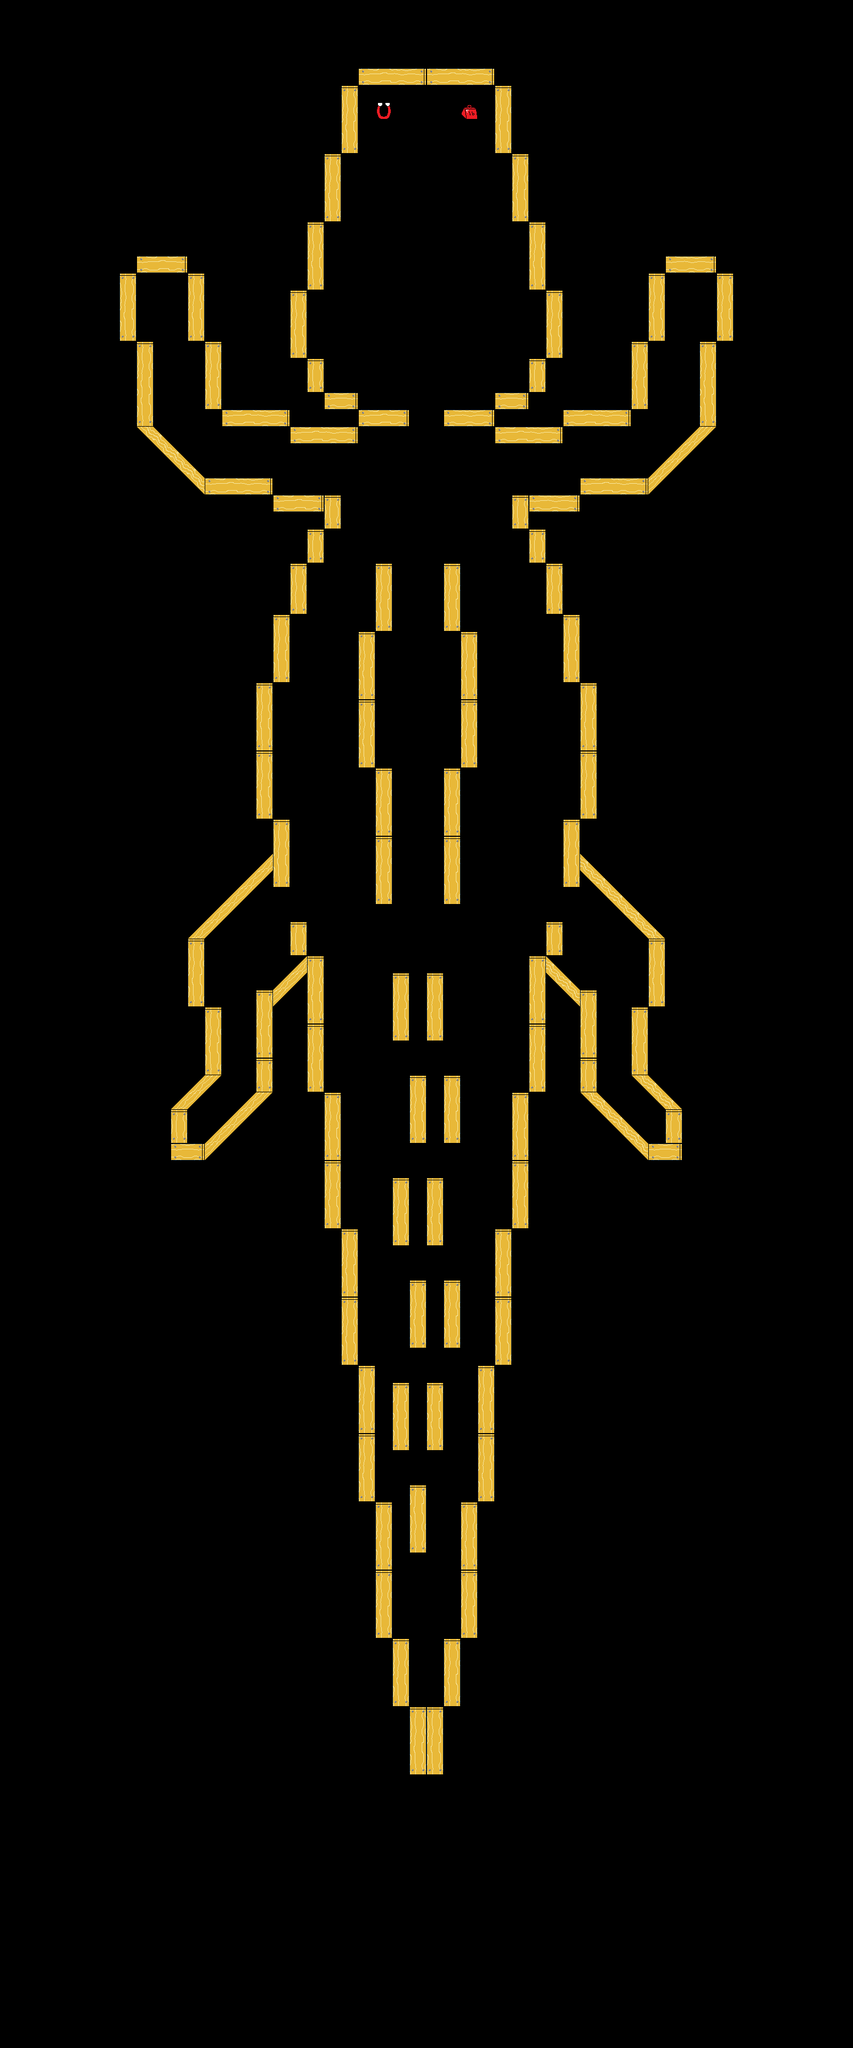

This game map was drawn from its Tiled (.tmx) file and the tilesets committed beside it. A one-line description and the trimmed map source follow:
An orthogonal 50x120 tile map with 32x32 px tiles, 2 tile layers (background, foreground), 3 tilesets and 75 objects (62x spikes, 11x fan, spawn, exit).

<map version="1.0" orientation="orthogonal" renderorder="right-down" width="50" height="120" tilewidth="32" tileheight="32" nextobjectid="93">
 <tileset firstgid="1" name="basic-tiles" tilewidth="32" tileheight="32" tilecount="256" columns="16">
  <image source="basic-tiles.png" width="512" height="512" />
 </tileset>
 <tileset firstgid="257" name="objects" tilewidth="64" tileheight="64" tilecount="4" columns="0">
  <tile id="1">
   <image width="32" height="64" source="fan_0.png" />
  </tile>
  <tile id="3">
   <image width="32" height="32" source="exit.png" />
  </tile>
  <tile id="4">
   <image width="32" height="32" source="spawn.png" />
  </tile>
  <tile id="5">
   <image width="64" height="7" source="door.png" />
  </tile>
 </tileset>
 <tileset firstgid="263" name="objects" tilewidth="64" tileheight="64" tilecount="4" columns="0">
  <tile id="1">
   <image width="32" height="64" source="fan_0.png" />
  </tile>
  <tile id="2">
   <image width="32" height="32" source="spawn.png" />
  </tile>
  <tile id="3">
   <image width="32" height="32" source="exit.png" />
  </tile>
  <tile id="9">
   <image width="64" height="7" source="door.png" />
  </tile>
 </tileset>
 <layer name="background" width="50" height="120">
  <data>[6000 cells, 2 non-empty, 2 distinct tile ids]</data>
 </layer>
 <layer name="foreground" width="50" height="120">
  <data>[6000 cells, 452 non-empty, 12 distinct tile ids]</data>
 </layer>
 <objectgroup name="objects">
  <object id="1" type="spikes" gid="20" x="672" y="1088" width="32" height="32" />
  <object id="2" type="spikes" gid="21" x="864" y="1088" width="32" height="32" />
  <object id="3" type="spikes" gid="20" x="672" y="1120" width="32" height="32" />
  <object id="4" type="spikes" gid="20" x="672" y="1184" width="32" height="32" />
  <object id="5" type="spikes" gid="20" x="672" y="1152" width="32" height="32" />
  <object id="6" type="spikes" gid="20" x="640" y="1216" width="32" height="32" />
  <object id="7" type="spikes" gid="21" x="864" y="1120" width="32" height="32" />
  <object id="8" type="spikes" gid="21" x="864" y="1152" width="32" height="32" />
  <object id="9" type="spikes" gid="21" x="864" y="1184" width="32" height="32" />
  <object id="10" type="spikes" gid="21" x="896" y="1216" width="32" height="32" />
  <object id="11" type="spikes" gid="21" x="896" y="1312" width="32" height="32" />
  <object id="12" type="spikes" gid="21" x="896" y="1280" width="32" height="32" />
  <object id="13" type="spikes" gid="21" x="896" y="1248" width="32" height="32" />
  <object id="14" type="spikes" gid="20" x="640" y="1248" width="32" height="32" />
  <object id="15" type="spikes" gid="20" x="640" y="1280" width="32" height="32" />
  <object id="16" type="spikes" gid="20" x="640" y="1312" width="32" height="32" />
  <object id="17" type="spikes" gid="20" x="640" y="1440" width="32" height="32" />
  <object id="18" type="spikes" gid="20" x="640" y="1408" width="32" height="32" />
  <object id="19" type="spikes" gid="20" x="640" y="1344" width="32" height="32" />
  <object id="20" type="spikes" gid="20" x="640" y="1376" width="32" height="32" />
  <object id="21" type="spikes" gid="20" x="672" y="1568" width="32" height="32" />
  <object id="22" type="spikes" gid="20" x="672" y="1536" width="32" height="32" />
  <object id="23" type="spikes" gid="20" x="672" y="1472" width="32" height="32" />
  <object id="24" type="spikes" gid="20" x="672" y="1504" width="32" height="32" />
  <object id="25" type="spikes" gid="20" x="672" y="1696" width="32" height="32" />
  <object id="26" type="spikes" gid="20" x="672" y="1664" width="32" height="32" />
  <object id="27" type="spikes" gid="20" x="672" y="1600" width="32" height="32" />
  <object id="28" type="spikes" gid="20" x="672" y="1632" width="32" height="32" />
  <object id="29" type="spikes" gid="21" x="896" y="1440" width="32" height="32" />
  <object id="30" type="spikes" gid="21" x="896" y="1408" width="32" height="32" />
  <object id="31" type="spikes" gid="21" x="896" y="1344" width="32" height="32" />
  <object id="32" type="spikes" gid="21" x="896" y="1376" width="32" height="32" />
  <object id="33" type="spikes" gid="21" x="864" y="1568" width="32" height="32" />
  <object id="34" type="spikes" gid="21" x="864" y="1536" width="32" height="32" />
  <object id="35" type="spikes" gid="21" x="864" y="1472" width="32" height="32" />
  <object id="36" type="spikes" gid="21" x="864" y="1504" width="32" height="32" />
  <object id="37" type="spikes" gid="21" x="864" y="1696" width="32" height="32" />
  <object id="38" type="spikes" gid="21" x="864" y="1664" width="32" height="32" />
  <object id="39" type="spikes" gid="21" x="864" y="1600" width="32" height="32" />
  <object id="40" type="spikes" gid="21" x="864" y="1632" width="32" height="32" />
  <object id="41" type="fan" gid="258" x="704" y="576" width="32" height="64" />
  <object id="42" type="fan" gid="2147483906" x="864" y="576" width="32" height="64" />
  <object id="43" type="fan" gid="258" x="1024" y="1984" width="32" height="64" rotation="90" />
  <object id="44" type="fan" gid="258" x="512" y="1888" width="32" height="64" rotation="90" />
  <object id="45" type="fan" gid="258" x="544" y="2176" width="32" height="64" rotation="90" />
  <object id="46" type="fan" gid="258" x="960" y="2368" width="32" height="64" rotation="90" />
  <object id="47" type="fan" gid="258" x="576" y="2528" width="32" height="64" rotation="90" />
  <object id="48" type="fan" gid="258" x="928" y="2752" width="32" height="64" rotation="90" />
  <object id="49" type="fan" gid="258" x="640" y="2944" width="32" height="64" rotation="90" />
  <object id="50" type="spikes" gid="21" x="832" y="1920" width="32" height="32" />
  <object id="51" type="spikes" gid="21" x="832" y="1888" width="32" height="32" />
  <object id="54" type="spikes" gid="21" x="864" y="2112" width="32" height="32" />
  <object id="55" type="spikes" gid="21" x="864" y="2080" width="32" height="32" />
  <object id="58" type="spikes" gid="21" x="832" y="2304" width="32" height="32" />
  <object id="59" type="spikes" gid="21" x="832" y="2272" width="32" height="32" />
  <object id="62" type="spikes" gid="21" x="864" y="2496" width="32" height="32" />
  <object id="63" type="spikes" gid="21" x="864" y="2464" width="32" height="32" />
  <object id="66" type="spikes" gid="21" x="832" y="2656" width="32" height="32" />
  <object id="67" type="spikes" gid="21" x="832" y="2688" width="32" height="32" />
  <object id="74" type="spikes" gid="20" x="704" y="1920" width="32" height="32" />
  <object id="75" type="spikes" gid="20" x="704" y="1888" width="32" height="32" />
  <object id="76" type="spikes" gid="20" x="736" y="2112" width="32" height="32" />
  <object id="77" type="spikes" gid="20" x="736" y="2080" width="32" height="32" />
  <object id="78" type="spikes" gid="20" x="704" y="2304" width="32" height="32" />
  <object id="79" type="spikes" gid="20" x="704" y="2272" width="32" height="32" />
  <object id="80" type="spikes" gid="20" x="736" y="2496" width="32" height="32" />
  <object id="81" type="spikes" gid="20" x="736" y="2464" width="32" height="32" />
  <object id="82" type="spikes" gid="20" x="704" y="2656" width="32" height="32" />
  <object id="83" type="spikes" gid="20" x="704" y="2688" width="32" height="32" />
  <object id="86" type="spikes" gid="20" x="736" y="2848" width="32" height="32" />
  <object id="87" type="spikes" gid="20" x="736" y="2880" width="32" height="32" />
  <object id="88" type="fan" gid="258" x="448" y="928" width="32" height="64" rotation="90" />
  <object id="89" type="fan" gid="258" x="1088" y="928" width="32" height="64" rotation="90" />
  <object id="91" type="spawn" gid="261" x="782" y="225.333" width="32" height="32" />
  <object id="92" type="exit" gid="260" x="784" y="3120" width="32" height="32" />
 </objectgroup>
</map>
